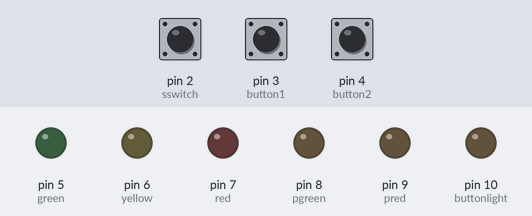
A sketch run on a simulated Arduino Uno, built with avr-gcc and run on an emulated ATmega328P. On the bench: output pins drawn as LEDs (lit = HIGH). The inputs (shaded band) are chosen by the test bench; at power-on: pin 2 (sswitch) LOW, pin 3 (button1) LOW, pin 4 (button2) LOW.

Above: at 1.2 s.
1.3 s: pin 2 (sswitch) pulled HIGH for 0.15 s
At 1.9 s:
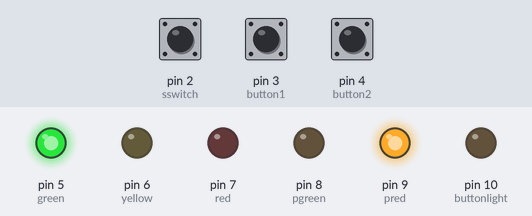
2.9 s: pin 3 (button1) pulled HIGH for 0.15 s
At 4.3 s:
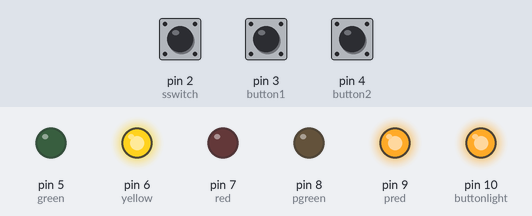
At 8.2 s:
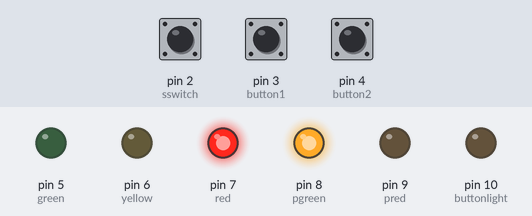
Timing chart, 0 to 19.9 s (numbered marks = the images above; inputs shaded):
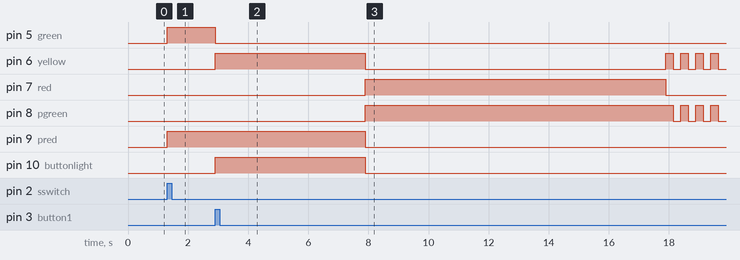

The sketch:

traffic-lights.ino
```cpp
const int sswitch=2;
const int button1=3;
const int button2=4;
const int green=5;
const int yellow=6;
const int red=7;
const int pgreen=8;
const int pred=9;
const int buttonlight=10;

int blinkk=0;
int state=0;


void setup() {
 pinMode(sswitch, INPUT);
 pinMode(button1, INPUT);
 pinMode(button2, INPUT);
 pinMode(green, OUTPUT);
 pinMode(yellow, OUTPUT);
 pinMode(red, OUTPUT);
 pinMode(pgreen, OUTPUT);
 pinMode(pred, OUTPUT);
 pinMode(buttonlight, OUTPUT);
}

void loop() {
  switch(state){
    case 0:
    digitalWrite(green, LOW);
    digitalWrite(yellow, LOW);
    digitalWrite(red, LOW);
    digitalWrite(pgreen, LOW);
    digitalWrite(pred, LOW);
    digitalWrite(buttonlight, LOW);
    if(digitalRead(sswitch)==HIGH){
      state=1;
    } else {
      state=0;
    }
    break;
    case 1:
    digitalWrite(green, HIGH);
    digitalWrite(yellow, LOW);
    digitalWrite(red, LOW);
    digitalWrite(pgreen, LOW);
    digitalWrite(pred, HIGH);
    digitalWrite(buttonlight, LOW);
    if(digitalRead(button1)==HIGH || digitalRead(button2)==HIGH){
      state=2;
    }else{
      state=1;
    }
    break;
    case 2:
    digitalWrite(green, LOW);
    digitalWrite(yellow, HIGH);
    digitalWrite(red, LOW);
    digitalWrite(pgreen, LOW);
    digitalWrite(pred, HIGH);
    digitalWrite(buttonlight, HIGH);
    delay(5000);
    state=3;
    break;
    case 3:
    digitalWrite(green, LOW);
    digitalWrite(yellow, LOW);
    digitalWrite(red, HIGH);
    digitalWrite(pgreen, HIGH);
    digitalWrite(pred, LOW);
    digitalWrite(buttonlight, LOW);
    delay(10000);
    state=4;
    break;
    case 4:
    for(blinkk=0; blinkk<10; ++blinkk){
    digitalWrite(green, LOW);
    digitalWrite(yellow, HIGH);
    digitalWrite(red, LOW);
    digitalWrite(pgreen, HIGH);
    digitalWrite(pred, LOW);
    delay(250);
    digitalWrite(green, LOW);
    digitalWrite(yellow, LOW);
    digitalWrite(red, LOW);
    digitalWrite(pgreen, LOW);
    digitalWrite(pred, LOW);
    delay(250);
    if(digitalRead(button1)==HIGH || digitalRead(button2)==HIGH){
      digitalWrite(buttonlight, HIGH);
    }
    }
    state=5;
    break;
   case 5:
    for(blinkk=0; blinkk <5; ++blinkk){
      if(digitalRead(button1)==HIGH || digitalRead(button2)==HIGH){
        digitalWrite(buttonlight,HIGH);
      }
       digitalWrite(green, HIGH);
       digitalWrite(yellow, LOW);
       digitalWrite(red, LOW);
       digitalWrite(pgreen, LOW);
       digitalWrite(pred, HIGH);
       delay(1000);
    }
       if(digitalRead(buttonlight)==HIGH){
         state=2;
       }else if(digitalRead(buttonlight)==LOW){
         state=1;
       }
    break;
  }
}
```

Measured:
- after the input at 1.3 s, pin 5 (green), pin 9 (pred): LOW → HIGH at once
- after the input at 2.9 s, pin 5 (green): HIGH → LOW at once; pin 6 (yellow): goes HIGH 5.0 s, LOW 10.0 s, 3 × (HIGH 0.25 s, LOW 0.25 s), HIGH 0.25 s, then LOW, starting at once
